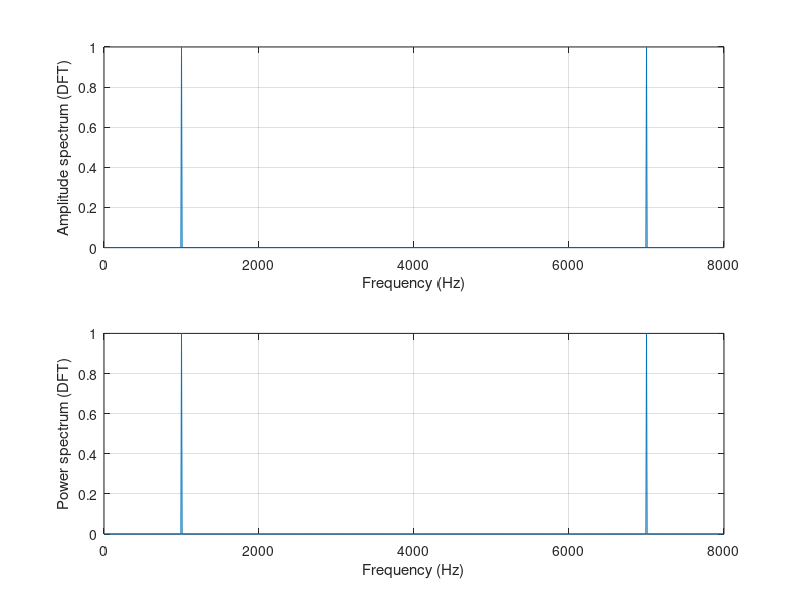
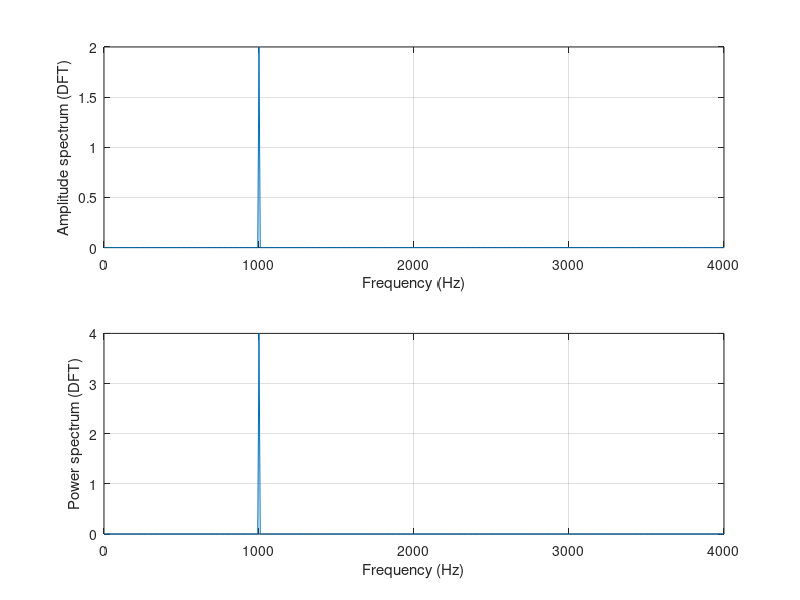
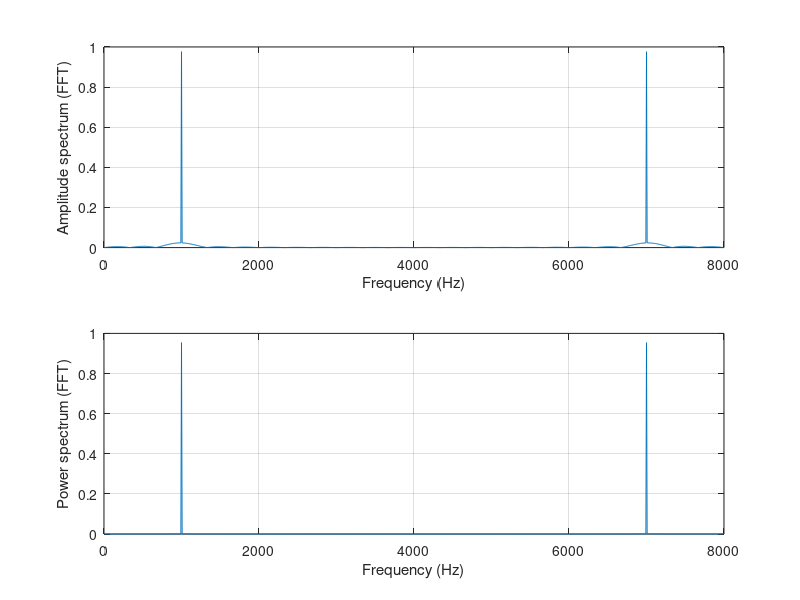
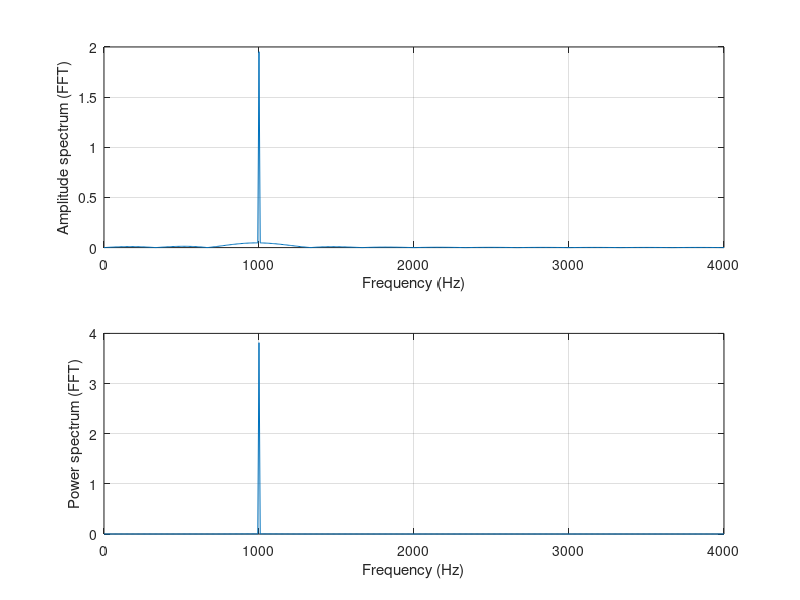

MATLAB code for these plots, in order:
%MATLAB Program 4.1
%Example 4.8
close all;clear all;clc
% generate the sine wave sequence
fs=8000;                                                 %Sampling rate
N=1000;                                                 % number of data points
x=2*sin(2000*pi*[0:1:N-1]/fs);
% apply the DFT algorithm
figure(1)
xf=abs(fft(x))/N;			%Compute the amplitude spectrum
P=xf.*xf;				%Compute power spectrum
f=[0:1:N-1]*fs/N;			%Map the frequency bin to frequency (Hz)
subplot(2,1,1); plot(f,xf);grid
xlabel('Frequency (Hz)'); ylabel('Amplitude spectrum (DFT)');
subplot(2,1,2);plot(f,P);grid
xlabel('Frequency (Hz)'); ylabel('Power spectrum (DFT)');
figure(2)
% convert it to one side spectrum
xf(2:N)=2*xf(2:N);                                  % Get the single-side spectrum
P=xf.*xf;                                                   % Calculate the power spectrum
f=[0:1:N/2]*fs/N;                                       %  frequencies up to the folding frequency
subplot(2,1,1); plot(f,xf(1:N/2+1));grid
xlabel('Frequency (Hz)'); ylabel('Amplitude spectrum (DFT)');
subplot(2,1,2);plot(f,P(1:N/2+1));grid
xlabel('Frequency (Hz)'); ylabel('Power spectrum (DFT)');
figure (3)
% zero padding to the length of 1024
x=[x,zeros(1,24)];
N=length(x);
xf=abs(fft(x))/N;		%Compute amplitude spectrum with zero padding
P=xf.*xf;			%Compute power spectrum
f=[0:1:N-1]*fs/N;		%Map frequency bin to frequency (Hz)
subplot(2,1,1); plot(f,xf);grid	
xlabel('Frequency (Hz)'); ylabel('Amplitude spectrum (FFT)');
subplot(2,1,2);plot(f,P);grid
xlabel('Frequency (Hz)'); ylabel('Power spectrum (FFT)');
figure(4)
% convert it to one-sided spectrum
xf(2:N)=2*xf(2:N);
P=xf.*xf;
f=[0:1:N/2]*fs/N;
subplot(2,1,1); plot(f,xf(1:N/2+1));grid
xlabel('Frequency (Hz)'); ylabel('Amplitude spectrum (FFT)');
subplot(2,1,2);plot(f,P(1:N/2+1));grid
xlabel('Frequency (Hz)'); ylabel('Power spectrum (FFT)');
